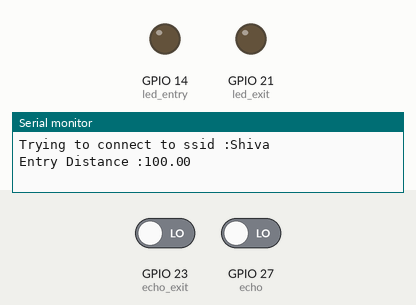
Simulated run of this sketch. Board: ESP32. Shown: output pins drawn as LEDs (lit = HIGH), the last lines printed to the serial monitor. The test bench sets the inputs (shaded band); at power-on: GPIO 23 (echo_exit) LOW, GPIO 27 (echo) LOW. WiFi joins after 1.5 s; servers stay silent unless stated; pins used as bus, display or sensor lines are not drawn.

Above: at 1.8 s.
At 3.8 s:
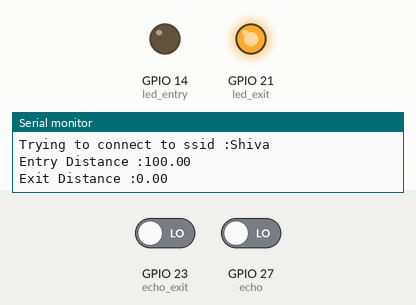
Timing chart, 0 to 7.1 s (numbered marks = the images above):
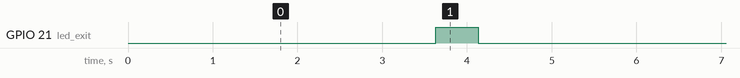

Measured:
- by itself, GPIO 21 (led_exit): alternates HIGH for 0.50 s and LOW for 4.9 s

The sketch:

Ultrasonic_Counter_ThingSpeak.ino
```cpp
#include <WiFi.h>
#include <ThingSpeak.h>

int count = 0;
float distance = 100;

char ssid[] = "Shiva";
char pass[] = "shiva@1412";

long channel = 1795154;
int field1 = 1;
int field2 = 2;
int field3 = 3;
char auth[] = "PMP45FVRZ5PLQGHI";

WiFiClient client;
#define trig 26
#define echo 27
#define trig_exit 22
#define echo_exit 23
#define led_entry 14
#define led_exit 21

void setup() {
  // put your setup code here, to run once:
  pinMode(trig,OUTPUT);
  pinMode(trig_exit, OUTPUT);
  pinMode(echo,INPUT);
  pinMode(echo_exit, INPUT);
  pinMode(led_entry, OUTPUT);
  pinMode(led_exit, OUTPUT);
  Serial.begin(9600);
  WiFi.mode(WIFI_STA);
  ThingSpeak.begin(client);

}

void loop() {
  // put your main code here, to run repeatedly:
  if(WiFi.status() != WL_CONNECTED)
  {
    WiFi.begin(ssid, pass);
    Serial.print("Trying to connect to ssid :");
    Serial.println(ssid);
    if(WiFi.status() == WL_CONNECTED)
    {
      Serial.println("Connected");
    }
  }
  digitalWrite(trig,LOW);
  delay(5);
  digitalWrite(trig, HIGH);
  delay(10);
  digitalWrite(trig, LOW);
  int duration = pulseIn(echo, HIGH);
  float distance = (duration* 0.034)/2;
  ThingSpeak.writeField(channel, field1, distance, auth);
  if(distance == 0 )
  {
    distance = 100;
  }
  Serial.print("Entry Distance :");
  Serial.println(distance);
  delay(1000);

  digitalWrite(trig_exit, LOW);
  delay(2);
  digitalWrite(trig_exit, HIGH);
  delay(10);
  digitalWrite(trig_exit, LOW);
  int duration_exit = pulseIn(echo_exit, HIGH);
  float distance_exit = (duration_exit* 0.034)/2;
  ThingSpeak.writeField(channel, field2, distance_exit, auth);
  Serial.print("Exit Distance :");
  Serial.println(distance_exit);

//  delay(3000);

  if(distance < 15)
  {
    count = count+1;
    digitalWrite(led_entry, HIGH);
    delay(500);
    digitalWrite(led_entry, LOW);
    Serial.println("Person Entered into Room");
  }
  else if(distance_exit < 15)
  {
    count = count-1;
    digitalWrite(led_exit, HIGH);
    delay(500);
    digitalWrite(led_exit, LOW);
    Serial.println("Person Exited from Room");
  }
//
//  digitalWrite(led_exit, LOW);
  if(count < 0)
  {
    count = 0;
  }
  Serial.print("Number of persons in room :");
  Serial.println(count);
  ThingSpeak.writeField(channel, field3, count, auth);
  delay(1000);
}
```
